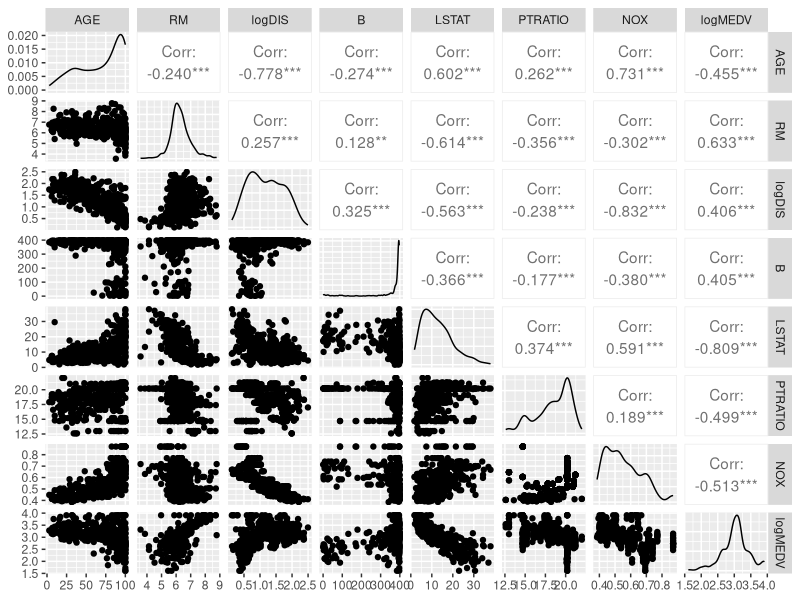
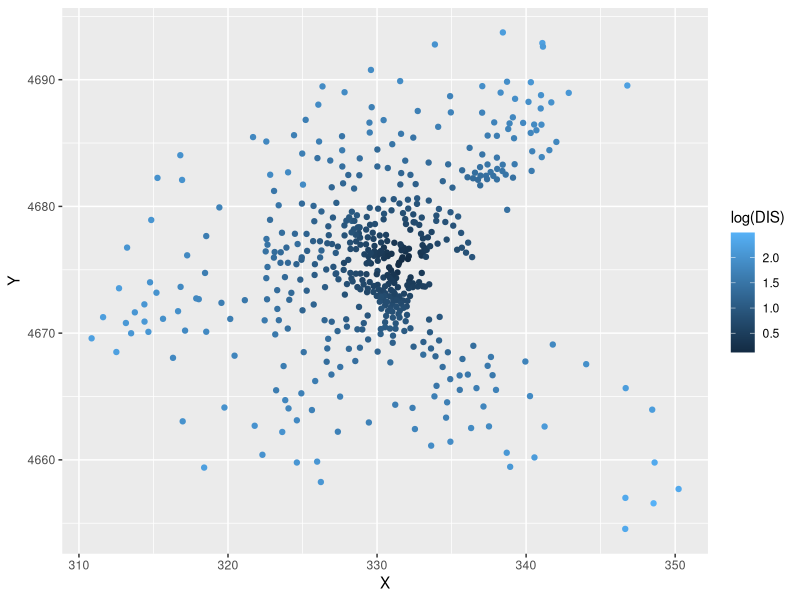

Generate these figures, in order, with R:
## ---- chunk 1
library(spdep)
data(boston)
## ---- chunk 2
help(boston)
## ---- chunk 3
head(boston.c)
## ---- chunk 4
library(ggplot2)
library(GGally)
library(dplyr)
boston.c %>% mutate(logMEDV = log(CMEDV), logDIS=log(DIS)) %>% 
  select(AGE, RM, logDIS, B, LSTAT, PTRATIO, NOX, logMEDV) %>% ggpairs()
## ---- chunk 5
boston.c$X <- boston.utm[,1]
boston.c$Y <- boston.utm[,2]
ggplot(boston.c) + geom_point(aes(x=X, y=Y, color=log(DIS)))
